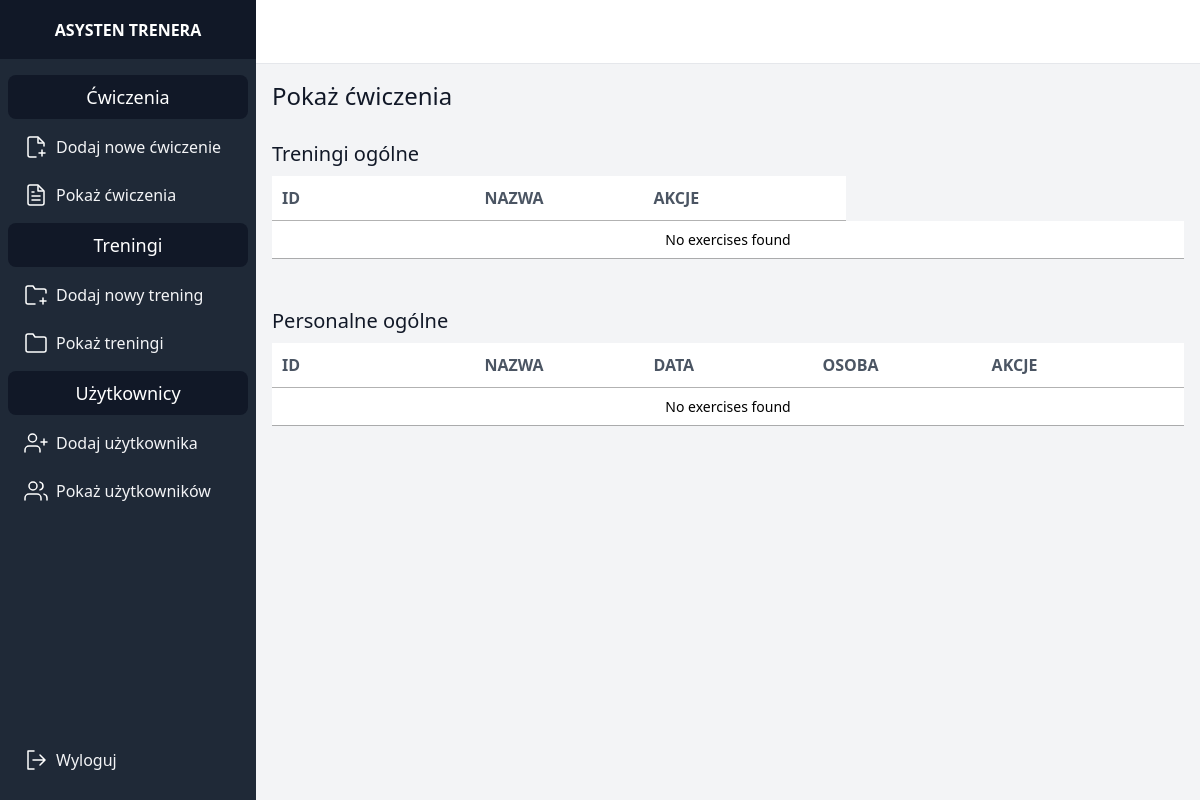
/training (signed in), run on an earlier commit of the app's database.
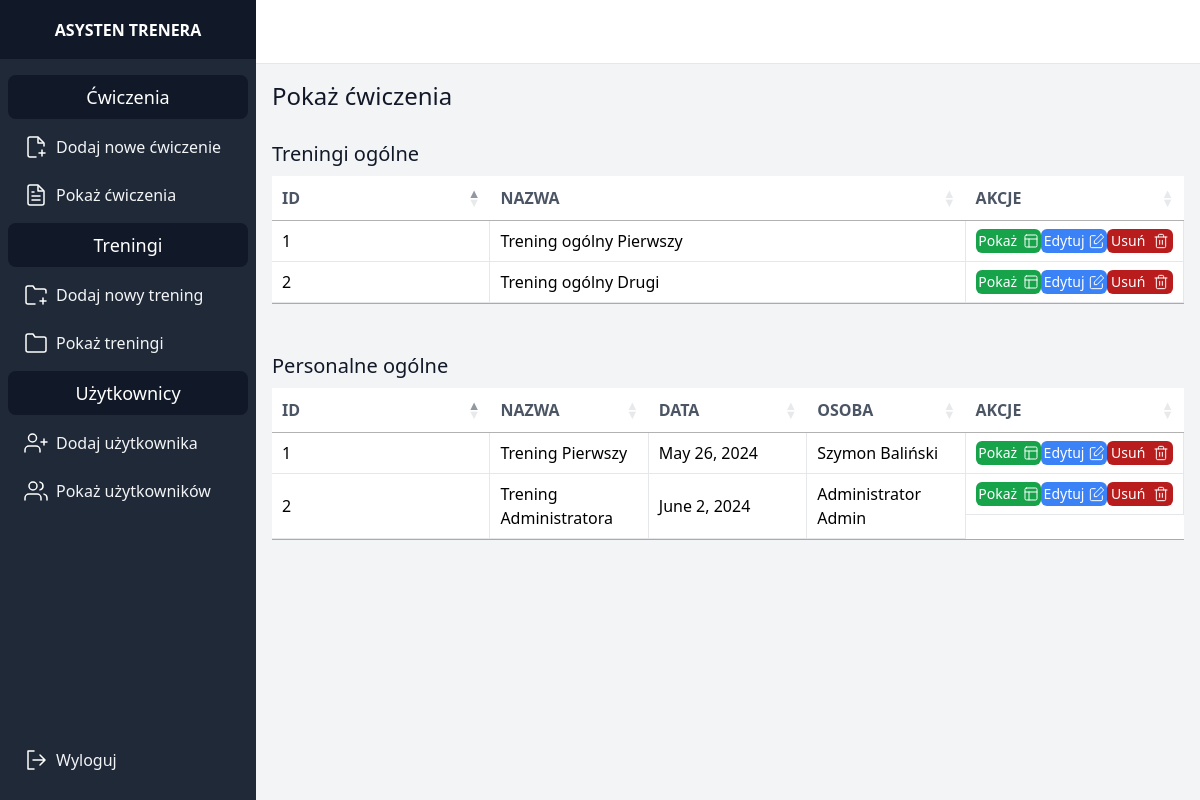
And on a later commit of the database.
### trener/models.py (models this page shows, shortened)
class GeneralWorkout(models.Model):
    id = models.AutoField(primary_key=True)
    title = models.CharField(max_length=100)
    exercises = models.ManyToManyField('Exercise', through='WorkoutExercise')
    visibility = models.BooleanField()

class PersonalWorkout(models.Model):
    id = models.AutoField(primary_key=True)
    title = models.CharField(max_length=100)
    exercises = models.ManyToManyField('Exercise', through='WorkoutExercise')
    visibility = models.BooleanField()
    workout_date = models.DateField()
    client = models.ForeignKey(Person, on_delete=models.CASCADE)

class Person(AbstractUser):
    email = models.EmailField(unique=True)
    photo = models.ImageField(upload_to=person_directory_path, blank=True, null=True)
    STATUS_CHOICES = [
        ('active', 'Active'),
        ('inactive', 'Inactive'),
        ('active_until', 'Active until specific date')
    ]
    status = models.CharField(max_length=15, choices=STATUS_CHOICES, default='active')
    active_until = models.DateField(null=True, blank=True)
    USERNAME_FIELD = 'email'
    REQUIRED_FIELDS = []

### trener/views.py (the view)
# urls.py: path('training', views.show_training, name='show_training'),
@login_required
def show_training(request):
    general_workout = GeneralWorkout.objects.all()
    personal_workout = PersonalWorkout.objects.all()
    return render(request, 'show_trainings.html', {
        'general_workout': general_workout,
        'personal_workout': personal_workout
    })

### trener_style/templates/show_trainings.html (shortened to what the changed rows need)
{% extends 'base.html' %}
{% block extra_head %}
    <link rel="stylesheet" type="text/css" href="https://cdn.datatables.net/1.10.21/css/jquery.dataTables.css">
{% endblock %}
{% block content %}
    <div class="flex flex-col">
        <table class="w-1/3 table-fixed" datatable id="general-table">
            <thead class="">
              <tr class="bg-white my-5">
                <th class="w-1/5 py-5 px-6 text-left text-gray-600 font-bold uppercase">ID</th>
                <th class="py-5 px-6 text-left text-gray-600 font-bold uppercase">Nazwa</th>
                <th class="w-1/5 py-5 px-6 text-left text-gray-600 font-bold uppercase">Akcje</th>
              </tr>
            </thead>
            <tbody class="bg-white">
              {% for workout in general_workout %}
              <tr>
                <td class="py-5 px-6 border-b border-r border-gray-200">{{ workout.id }}</td>
                <td class="py-5 px-6 border-b border-r border-gray-200">{{ workout.title }}</td>
                <td class="py-5 px-6 border-b border-r border-gray-200 flex flex-row justify-around">
                    <a href="{% url 'show_general_training' id=workout.id %}" class="bg-green-600 flex flex-row w-20 justify-around rounded-md text-sm hover:bg-green-800">
                        <p class="text-white my-auto">
                            Pokaż
                        </p>
                        <svg  class="my-auto" xmlns="http://www.w3.org/2000/svg" width="16" height="16" viewBox="0 0 24 24" fill="none" stroke="#ffffff" stroke-width="1.5" stroke-linecap="round" stroke-linejoin="round"><rect x="3" y="3" width="18" height="18" rx="2"/><path d="M3 9h18M9 21V9"/></svg>
                    </a>
                    <a href="{% url 'edit_general_training' id=workout.id %}" class="bg-blue-500 flex flex-row w-20 h-6 justify-around rounded-md text-sm hover:bg-blue-700">
                        <p class="text-white my-auto">
                            Edytuj
                        </p>
                    </a>
                    <a href="#" class="bg-red-700 flex flex-row w-20 justify-around rounded-md text-sm hover:bg-red-900">
                        <p class="text-white my-auto">
                            Usuń
                        </p>
                    </a>
                </td>
              </tr>
              {% empty %}
              <tr>
                <td colspan="5" class="text-center font-normal leading-normal text-sm">No exercises found</td>
              </tr>
              {% endfor %}
            </tbody>
      </table>
        <table class="w-1/3 table-fixed" datatable id="personal-table">
            <thead class="">
              <tr class="bg-white my-5">
                <th class="w-1/5 py-5 px-6 text-left text-gray-600 font-bold uppercase">ID</th>
                <th class="py-5 px-6 text-left text-gray-600 font-bold uppercase">Nazwa</th>
                <th class="py-5 px-6 text-left text-gray-600 font-bold uppercase">Data</th>
                <th class="py-5 px-6 text-left text-gray-600 font-bold uppercase">Osoba</th>
                <th class="w-1/5 py-5 px-6 text-left text-gray-600 font-bold uppercase">Akcje</th>
              </tr>
            </thead>
            <tbody class="bg-white">
              {% for workout in personal_workout %}
              <tr>
                <td class="py-5 px-6 border-b border-r border-gray-200">{{ workout.id }}</td>
                <td class="py-5 px-6 border-b border-r border-gray-200">{{ workout.title }}</td>
                <td class="py-5 px-6 border-b border-r border-gray-200">{{ workout.workout_date }}</td>
                <td class="py-5 px-6 border-b border-r border-gray-200"><a href="{% url 'show_client' id=workout.client.id %}">{{ workout.client.first_name }} {{ workout.client.last_name }}</a></td>
                <td class="py-5 px-6 border-b border-r border-gray-200 flex flex-row justify-around">
                    <a href="{% url 'show_personal_training' id=workout.id %}" class="bg-green-600 flex flex-row w-20 justify-around rounded-md text-sm hover:bg-green-800">
                        <p class="text-white my-auto">
                            Pokaż
                        </p>
                        <svg  class="my-auto" xmlns="http://www.w3.org/2000/svg" width="16" height="16" viewBox="0 0 24 24" fill="none" stroke="#ffffff" stroke-width="1.5" stroke-linecap="round" stroke-linejoin="round"><rect x="3" y="3" width="18" height="18" rx="2"/><path d="M3 9h18M9 21V9"/></svg>
                    </a>
                    <a href="{% url 'edit_personal_training' id=workout.id %}" class="bg-blue-500 flex flex-row w-20 h-6 justify-around rounded-md text-sm hover:bg-blue-700">
                        <p class="text-white my-auto">
                            Edytuj
                        </p>
                    </a>
                    <a href="#" class="bg-red-700 flex flex-row w-20 justify-around rounded-md text-sm hover:bg-red-900">
                        <p class="text-white my-auto">
                            Usuń
                        </p>
                    </a>
                </td>
              </tr>
              {% empty %}
              <tr>
                <td colspan="5" class="text-center font-normal leading-normal text-sm">No exercises found</td>
              </tr>
              {% endfor %}
            </tbody>
      </table>
    </div>
{% endblock %}

What changed in the data, as far as the page shows it:
added GeneralWorkout: id "1", title "Trening ogólny Pierwszy"
added GeneralWorkout: id "2", title "Trening ogólny Drugi"
added PersonalWorkout: id "1", title "Trening Pierwszy", workout_date "May 26, 2024", client.first_name "Szymon", client.last_name "Baliński"
added PersonalWorkout: id "2", title "Trening Administratora", workout_date "June 2, 2024", client.first_name "Administrator", client.last_name "Admin"
Also different on the page:
text no longer shown: "No exercises found No exercises found"
